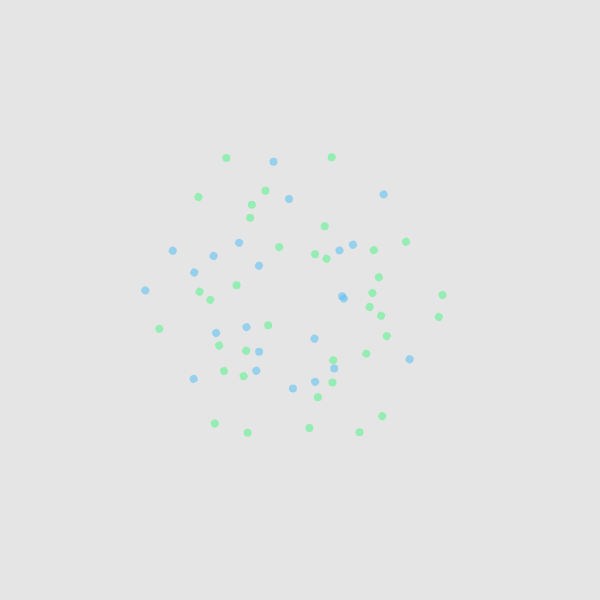
Frame 1 (no input)
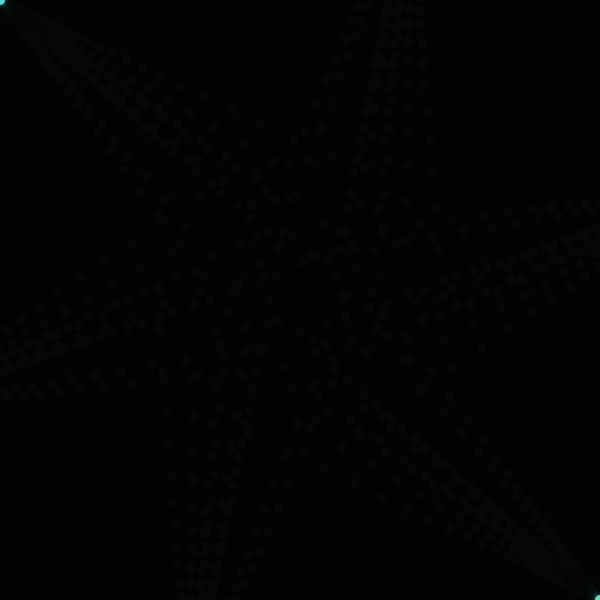
Frame 60 (no input)
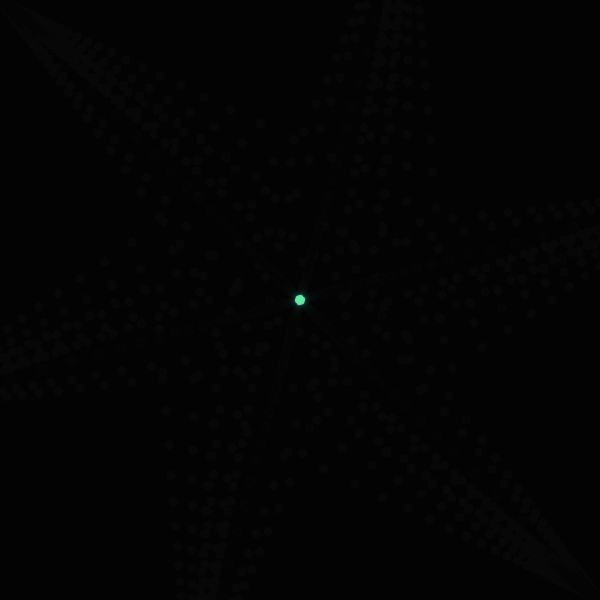
Frame 120 (the mouse pressed at the canvas centre since frame 60)

The p5.js sketch that drew these frames (run headless with seeded random() and noise() and a simulated clock; from frame 60 on, the mouse is pressed at the canvas centre):

// p5.js sketch
// ── sketch.js
let dots = [];

function setup() {
  createCanvas(600, 600);
  colorMode(HSB);
  noStroke();
  
  for (let i = 0; i < 10; i++) {
    let angle = random(TWO_PI);
    let dist = random(50, 150);
    let x = cos(angle) * dist;
    let y = sin(angle) * dist;
    dots.push(createVector(x, y));
  }
}

function draw() {
  background(0, 0.1);
  translate(width / 2, height / 2);
 let repeats = 6;

  for (let i = 0; i < repeats; i++) {
    rotate(TWO_PI / repeats);


    for (let dot of dots) {
for (let dot of dots) {
  let hueColor = random([140, 200]);  // emerald green or light blue
  fill(hueColor, 60, 95, 0.6);        // high brightness, softer tone

}


      dot.x += (mouseX - width / 2 - dot.x) * 0.02;
      dot.y += (mouseY - height / 2 - dot.y) * 0.02;
      circle(dot.x, dot.y, 8);
    }
  }
} 
